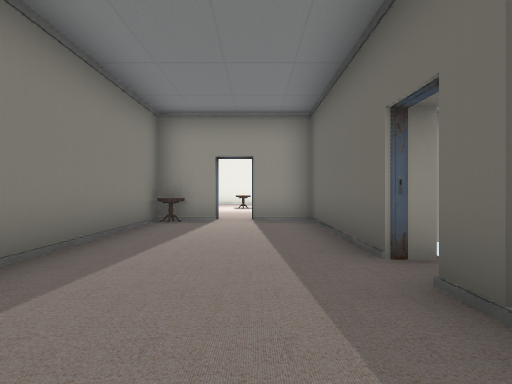
View 1 (above)

17 first-person views from a walk through a 3-D level made in the Unity game engine. The camera is 1.3 m above the floor, looks level and sees 80° across. The floor is counted in squares, 2 m on a side. Each view is taken from the middle of a square. On the plan, view 1 faces up. The plan holds only what a view shows up to about 10 squares ahead; the rest is blank. The place goes on beyond the plan. The player is left out. Door leaves are left out, so doorways stand open. Some surface patterns are stand-ins.

View 2
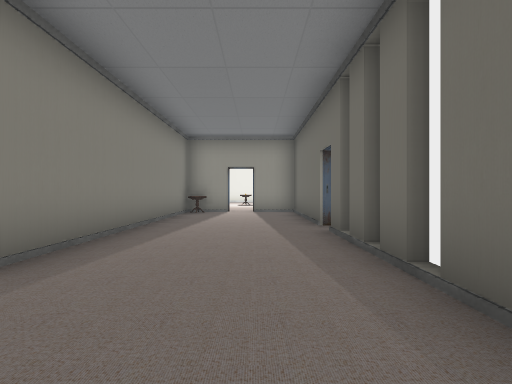

View 3
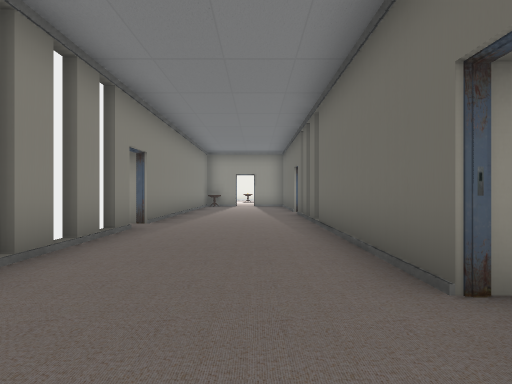

View 4
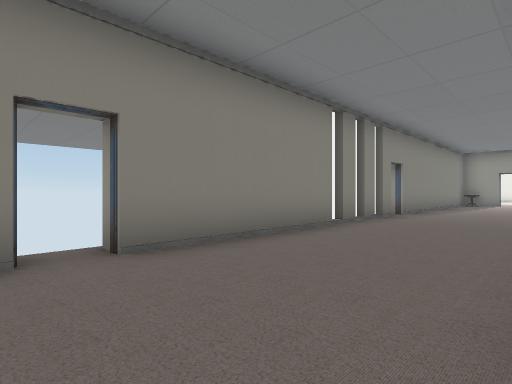

View 5
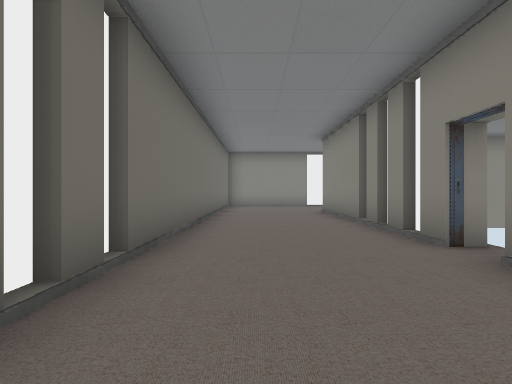

View 6
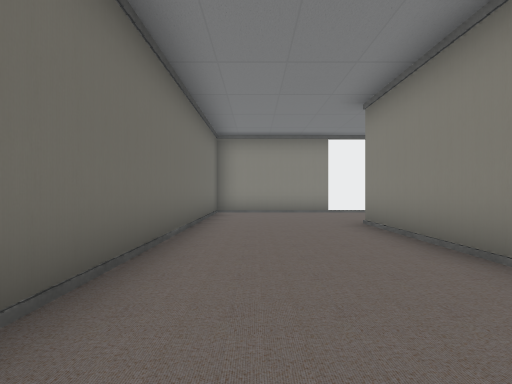

View 7
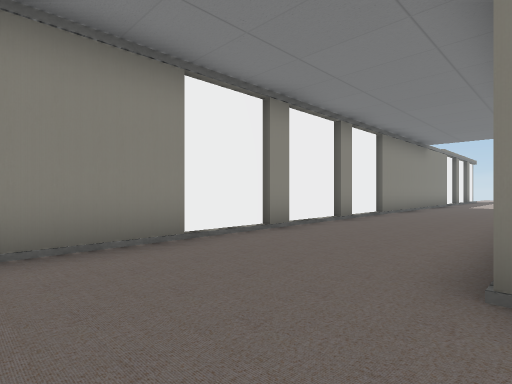

View 8
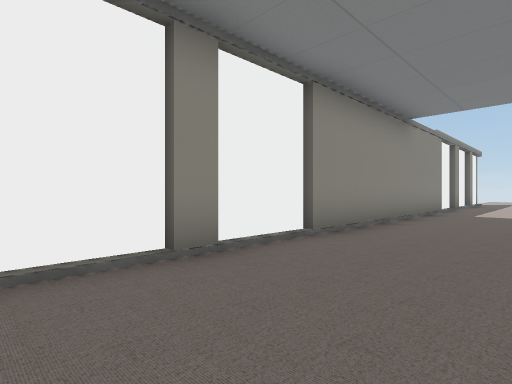

View 9
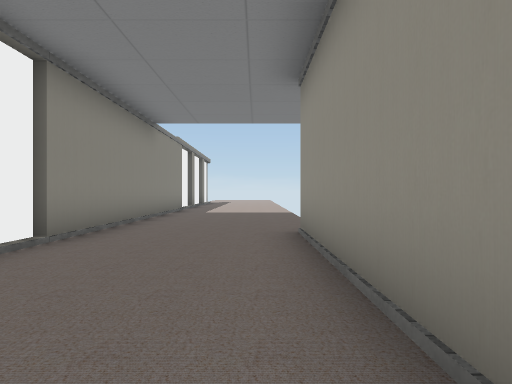

View 10
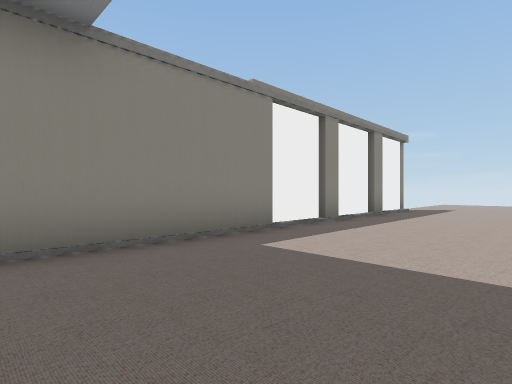

View 11
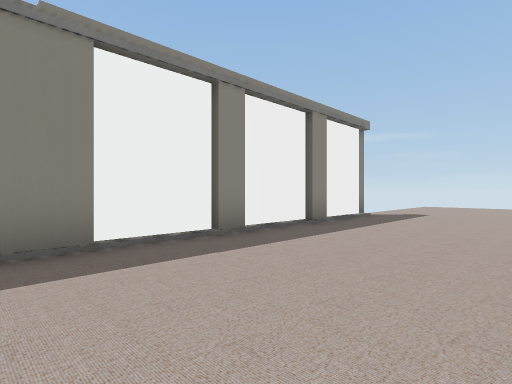

View 12
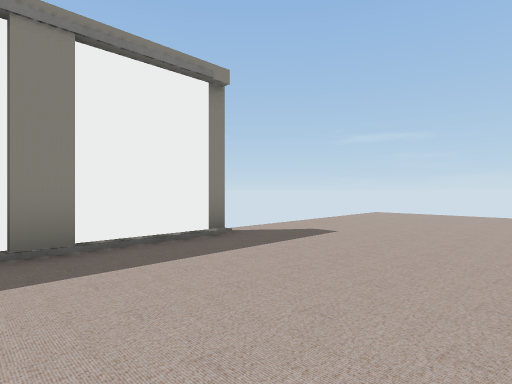

View 13
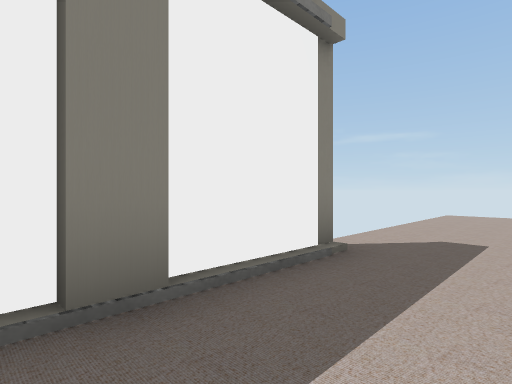

View 14
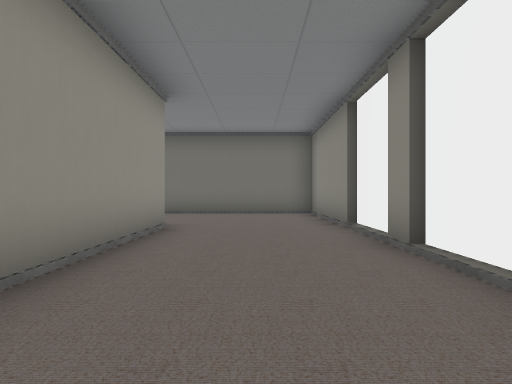

View 15
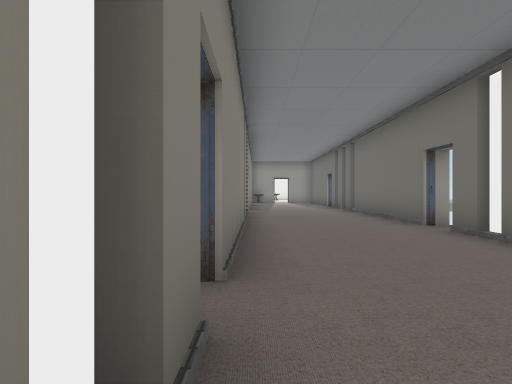

View 16
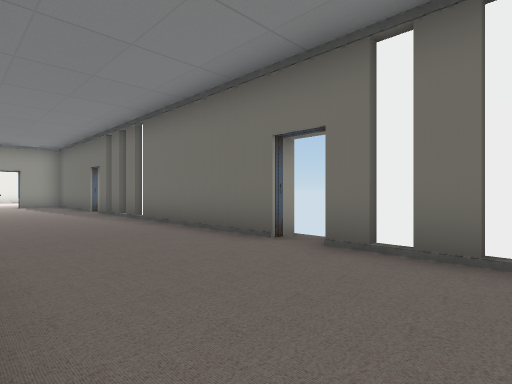

View 17
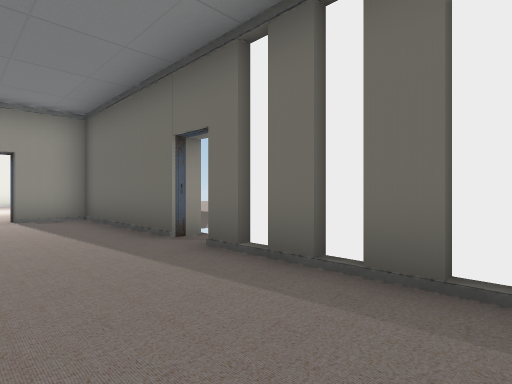

### Floor plan
Points are (right, up) in squares from view 1. A wall is a line through its corners. A room is listed if a view was taken in it or the views show most of it. See-through windows are left out.
Room 1 (views 1, 2, 3, 4, 5, 6, 7, 8, 9, 10, 11, 12, 13, 14, 15, 16, 17)
walls: (-9, -19.9) (-7.2, -19.9); (-7.1, -19.7) (-6.5, -19.7); (-6.6, -19.9) (-4.5, -19.9); (-16.2, -19.7) (-8.9, -19.7); (-4.6, -19.7) (-4, -19.7); (-4.1, -19.9) (-2.2, -19.9); (-18, -19.9) (-16.1, -19.9); (-18.5, -19.7) (-17.9, -19.7); (-2.4, -19.7) (1.3, -19.7) (1.3, -8.9); (-2.2, -12.6) (-2.2, -16.3) (-9.9, -16.3); (-2.2, -11.6) (-2.2, -12.2); (-20.5, -19.9) (-18.5, -19.9); (-2.9, -9.6) (-2.2, -9.6) (-2.2, -10.2); (-2.2, -10.6) (-2.2, -11.2); (-2.4, -10.1) (-2.4, -10.8); (-21, -19.7) (-20.4, -19.7); (-23.2, -19.9) (-20.9, -19.9); (1.3, -8.5) (1.3, -7.9); (-2.2, -4.5) (-2.2, -8.8) (-2.8, -8.8); (1.4, -8) (1.4, -7.5); (1.3, -7.6) (1.3, -6.9); (-2.2, -3.5) (-2.2, -4.2); (1.4, -7) (1.4, -6.5); (1.3, -6.6) (1.3, -5.9); (-2.2, -2.5) (-2.2, -3.2); (1.3, -5.1) (1.3, -0.9); (-2.2, -1.5) (-2.2, -2.2); (1.4, -0.9) (1.4, -0.4); (1.3, -0.5) (1.3, 0.1); (1.4, 0.1) (1.4, 0.6); (1.3, 0.5) (1.3, 1.1); (1.3, 1.5) (1.3, 2.1); (1.3, 3) (1.3, 7) (-0.1, 7); (-2.2, 6.4) (-2.2, -0.8); (-0.9, 7) (-1.5, 7)
ways out: open door at (-2, -1); open door at (-0.5, 7); open door at (1.5, -5.5); open door at (1.5, 2.5); gap at (-2.5, -9)
objects: table (-2, 7)

Where each view was taken, in squares from view 1:
view 1: 0 up, 0 right, facing up
view 2: 3 down, 0 right, facing up
view 3: 7 down, 0 right, facing up
view 4: 10 down, 1 right, facing up-left
view 5: 6 down, 0 right, facing down
view 6: 10 down, 0 right, facing down
view 7: 16 down, 0 right, facing down-left
view 8: 17 down, 5 left, facing down-left
view 9: 17 down, 5 left, facing left
view 10: 16 down, 12 left, facing down-left
view 11: 16 down, 15 left, facing down-left
view 12: 16 down, 20 left, facing down-left
view 13: 18 down, 20 left, facing down-left
view 14: 18 down, 8 left, facing right
view 15: 11 down, 2 left, facing up
view 16: 8 down, 2 left, facing up-right
view 17: 1 down, 1 left, facing up-right
